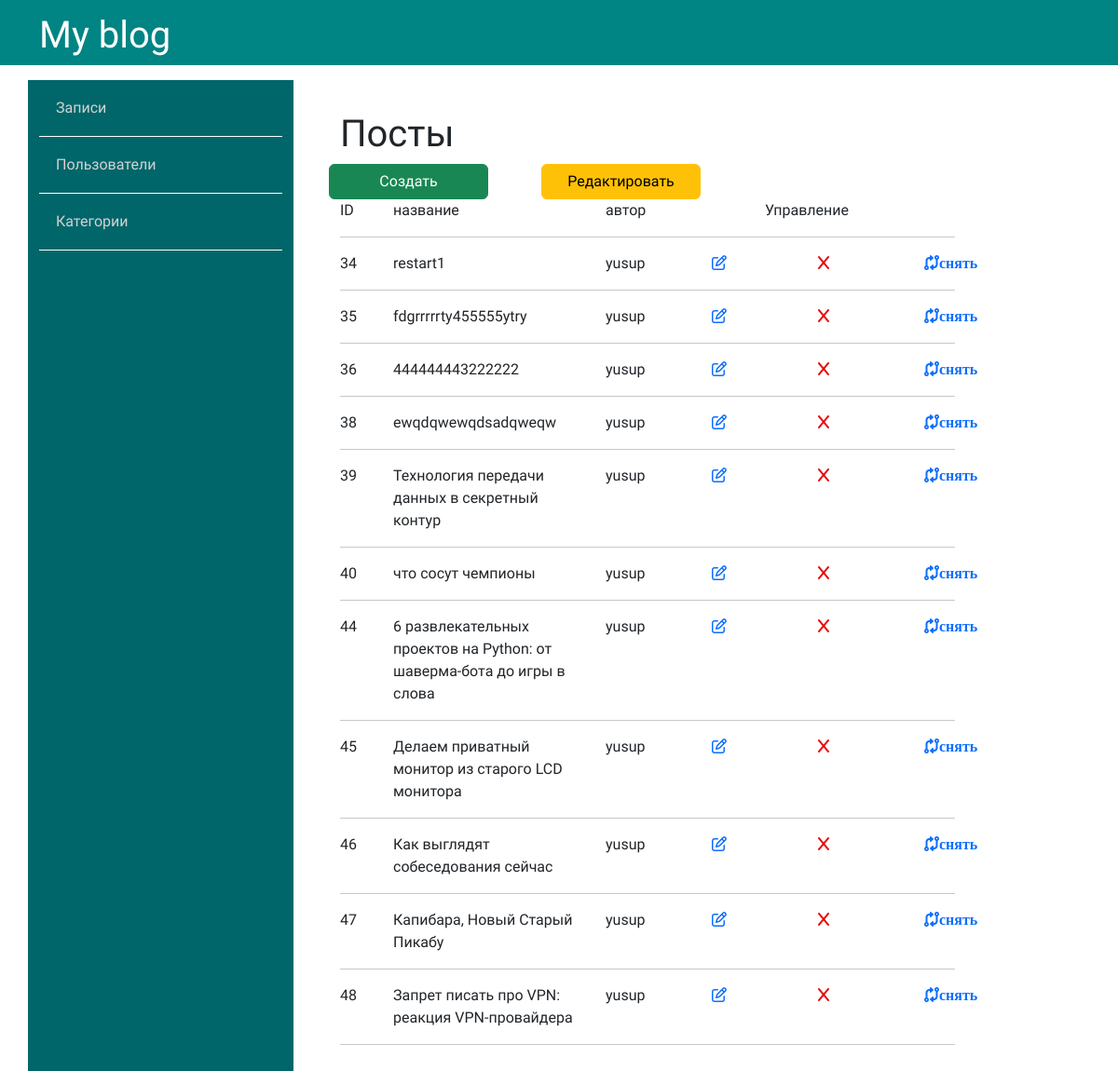
/admin/posts/index.php, run on the app's committed database.
### tables this page shows
CREATE TABLE `posts` (
  `id` int NOT NULL,
  `id_user` int NOT NULL,
  `title` varchar(250) NOT NULL,
  `img` varchar(255) NOT NULL,
  `content` text NOT NULL,
  `status` tinyint NOT NULL,
  `id_topic` int DEFAULT NULL,
  `views` int NOT NULL DEFAULT '0',
  `created_date` datetime NOT NULL DEFAULT CURRENT_TIMESTAMP
);

CREATE TABLE `users` (
  `id` int NOT NULL,
  `admin` tinyint NOT NULL DEFAULT '0',
  `user_name` varchar(255) NOT NULL,
  `email` varchar(255) NOT NULL,
  `password` varchar(255) NOT NULL,
  `created` timestamp NOT NULL DEFAULT CURRENT_TIMESTAMP
);

### app/database/db.php (called while the page is built, shortened)
<?php
include 'connect.php';
function db_check_error($query)
{
    $error_info = $query->errorInfo();
    return true;
}
function select_all_from_posts_with_author()
{
    global $pdo;
    $sql = "
    SELECT
     t1.*,
     t2.user_name
    FROM posts AS t1 JOIN users AS t2 ON t1.id_user = t2.id";
    $query = $pdo->prepare($sql);
    $query->execute();
    return $query->fetchAll();
}

### app/controllers/posts.php (called while the page is built, shortened)
<?php
include "$_SERVER[DOCUMENT_ROOT]/bookproject/app/database/db.php";
$posts = select_all_from_posts_with_author('posts');
?>

### admin/posts/index.php (the view, shortened to what this page needs)
<?php
include "../../app/controllers/posts.php";
?>
<!DOCTYPE html>
<html lang="en">
<head>
    <link href="https://cdn.jsdelivr.net/npm/bootstrap@5.3.0/dist/css/bootstrap.min.css" rel="stylesheet" />
    <link rel="stylesheet" href="../../css/admin.css" />
</head>
<body>
    <?php
    include "../../app/includes/header_admin.php";
    ?>
    <div class="container">
        <div class="row">
            <?php include '../../app/includes/sidebar_admin.php'; ?>
            <div class="posts col-8">
                <h1 class="col-12">Посты</h1>
                <div class="button row">
                    <a class="col-3 btn btn-success" href="create.php">Создать</a>
                    <span class="col-1"></span>
                    <a class="col-3 btn btn-warning" href="index.php">Редактировать</a>
                </div>
                <div class="row title-table">
                    <div class="id col-1">
                        ID
                    </div>
                    <div class="title col-4">
                        название
                    </div>
                    <div class="author col-2">
                        автор
                    </div>
                    <div class="red col-4" style="text-align: center;">
                        Управление
                    </div>
                </div>
                <hr>
                <?php foreach ($posts as $key => $value) : ?>
                    <div class="row post">
                        <div class="id col-1">
                            <?= $value['id'] ?>
                        </div>
                        <div class="title col-4" style="word-wrap:none;">
                            <?= $value['title'] ?>
                        </div>
                        <div class="author col-2">
                            <?= $value['user_name'] ?>
                        </div>
                        <div class="red col-2">
                            <a href="edit.php?id=<?= $value['id'] ?>">
                                <i class="fa-regular fa-pen-to-square"></i>
                            </a>
                        </div>
                        <div class="del col-2">
                            <a href="edit.php?del_id=<?= $value['id'] ?>">
                                <i class="fa-solid fa-x" style="color: #e40c0c;"></i>
                            </a>
                        </div>
                        <?php if ($value['status']) : ?>
                            <div class="status col-1">
                                <a href="edit.php?set_status=0&pub_id=<?= $value['id'] ?>">
                                    <i class="fa-solid fa-code-compare">снять</i>
                                </a>
                            </div>
                        <?php endif; ?>
                    </div>
                    <hr>
                <?php endforeach; ?>
            </div>
        </div>
    </div>
</body>
</html>

### css/admin.css (style rules this page uses)
* { font-family: 'Balsamiq Sans', cursive; font-family: 'Comfortaa', cursive; }
a { text-decoration: none; }
.posts { padding: 50px; }

### data on the page
posts: id "34", title "restart1", id_user.user_name "yusup"
posts: id "35", title "fdgrrrrrty455555ytry", id_user.user_name "yusup"
posts: id "36", title "444444443222222", id_user.user_name "yusup"
posts: id "38", title "ewqdqwewqdsadqweqw", id_user.user_name "yusup"
posts: id "39", title "Технология передачи данных в секретный контур", id_user.user_name "yusup"
posts: id "40", title "что сосут чемпионы", id_user.user_name "yusup"
posts: id "44", title "6 развлекательных проектов на Python: от шаверма-бота до игры в слова", id_user.user_name "yusup"
posts: id "45", title "Делаем приватный монитор из старого LCD монитора", id_user.user_name "yusup"
posts: id "46", title "Как выглядят собеседования сейчас", id_user.user_name "yusup"
posts: id "47", title "Капибара, Новый Старый Пикабу", id_user.user_name "yusup"
posts: id "48", title "Запрет писать про VPN: реакция VPN-провайдера", id_user.user_name "yusup"
